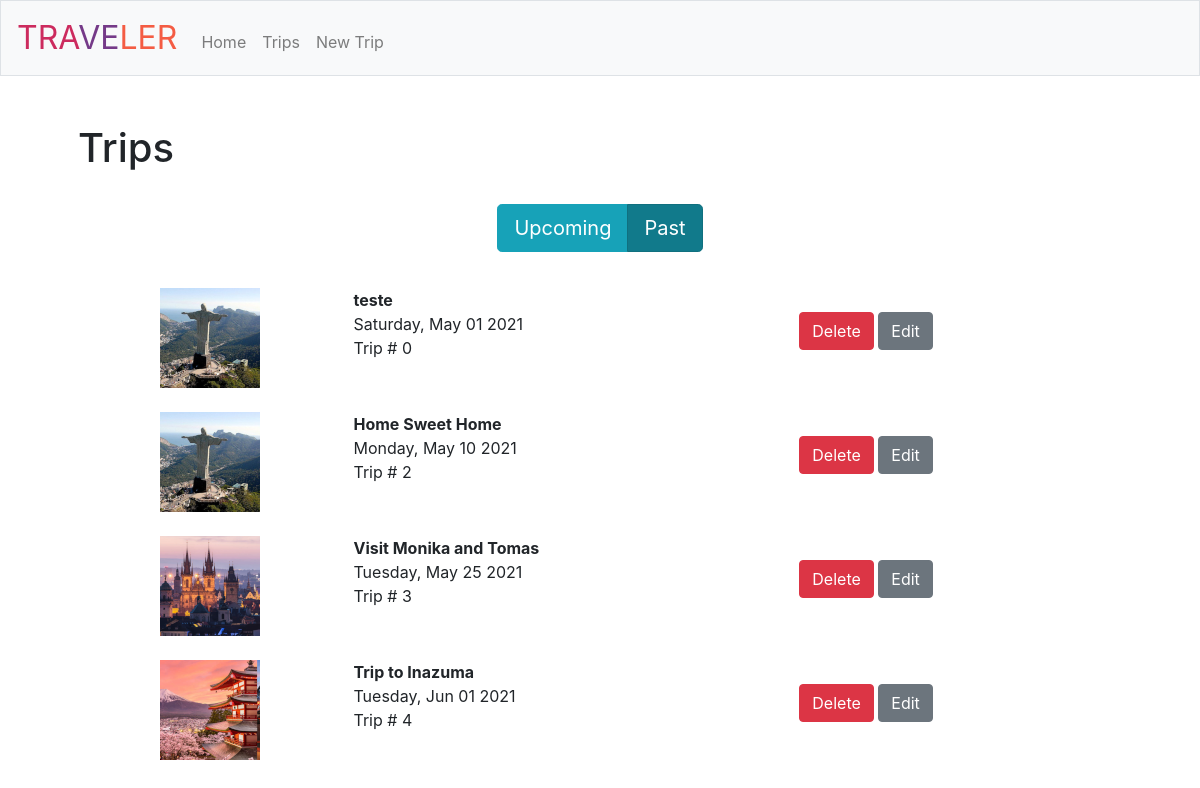
/trips?filter=past, run on the app's committed database.
### tables this page shows
CREATE TABLE "Trips" (
	"id"	INTEGER NOT NULL PRIMARY KEY AUTOINCREMENT UNIQUE,
	"name"	TEXT NOT NULL,
	"date"	TEXT NOT NULL,
	"image"	TEXT
);

### app.py (the view)
@app.route('/trips', methods=["GET", "POST"])
def trips():
    query = request.args.get('filter')
    now = today_str()
    is_upcoming = query == 'upcoming' or not query;
    trips = read_trip(now, db, is_upcoming)
    if trips == 0:
        return apology("There are no trips yet!", 404, 'https://i.imgur.com/ClaJwOR.jpg')
    return render_template('trips.html', trips=trips, is_upcoming=is_upcoming, is_past=(not is_upcoming))

### app.py (called while the page is built)
@app.template_filter()
def format_date_string(date_string):
    date = datetime.strptime(date_string,"%Y-%m-%d")
    weekday = calendar.day_name[date.weekday()]
    month = date.strftime("%b")
    day = date.strftime("%d")
    year = date.strftime("%Y")
    new_date_string = weekday + ', ' + month + ' ' + day + ' ' + year
    return new_date_string

### helpers.py (called while the page is built)
def today_str():
    now = datetime.now()
    now = now.strftime("%Y-%m-%d")
    return now

### trips.py (called while the page is built)
def read_trip(now, db, is_upcoming):
    result = []
    if is_upcoming:
        result = db.execute("SELECT * FROM Trips WHERE date >= ? ORDER BY date", now)
    else:
        result = db.execute("SELECT * FROM Trips WHERE date < ? ORDER BY date", now)
    if len(result) == 0:
        return 0
    return result

### templates/trips.html (shortened to what this page needs)
{% extends "layout.html" %}
{% block main %}
    <header class="header_titles">
        <strong><h1> Trips </h1></strong>
    </header>
    <br>
    <div class="btn-group btn-group-toggle" data-toggle="buttons">
        <label class="btn btn-lg btn-info active">
          <input type="radio" name="options" id="option1" autocomplete="off" onclick="location.href='/trips?filter=upcoming';" {% if is_upcoming %} checked {% endif %} > Upcoming
        </label>
        <label class="btn btn-lg btn-info">
          <input type="radio" name="options" id="option2" autocomplete="off" onclick="location.href='/trips?filter=past';" {% if is_past %} checked {% endif %}> Past
        </label>
    </div>
    <br><br>
    <table class="table table-borderless table-hover">
        <tbody>
            {% for trip in trips %}
             <tr>
              <td><center>
                  <img src="{{ trip.image }}">
              </center></td>
              <td>
                  <strong> {{ trip.name }} </strong><br>
                  {{ trip.date | format_date_string }} <br>
                  Trip # {{ trip.id }} <br>
              </td>
              <td>
                  <br>
                  <a href="/delete-trip?id={{ trip.id }}" class="btn btn-danger">Delete</a>
                  <a href="/update-trip?id={{ trip.id }}" class="btn btn-secondary">Edit</a>
           </tr>
          {% endfor %}
          </tbody>
    </table>
{% endblock %}

### static/styles.css (style rules this page uses)
main img { max-width: 100%; }
main table { text-align: left; }
.header_titles { text-align: left; }

### data on the page
Trips: image (picture), name "teste", date "Saturday, May 01 2021", id "0"
Trips: image (picture), name "Home Sweet Home", date "Monday, May 10 2021", id "2"
Trips: image (picture), name "Visit Monika and Tomas", date "Tuesday, May 25 2021", id "3"
Trips: image (picture), name "Trip to Inazuma", date "Tuesday, Jun 01 2021", id "4"
